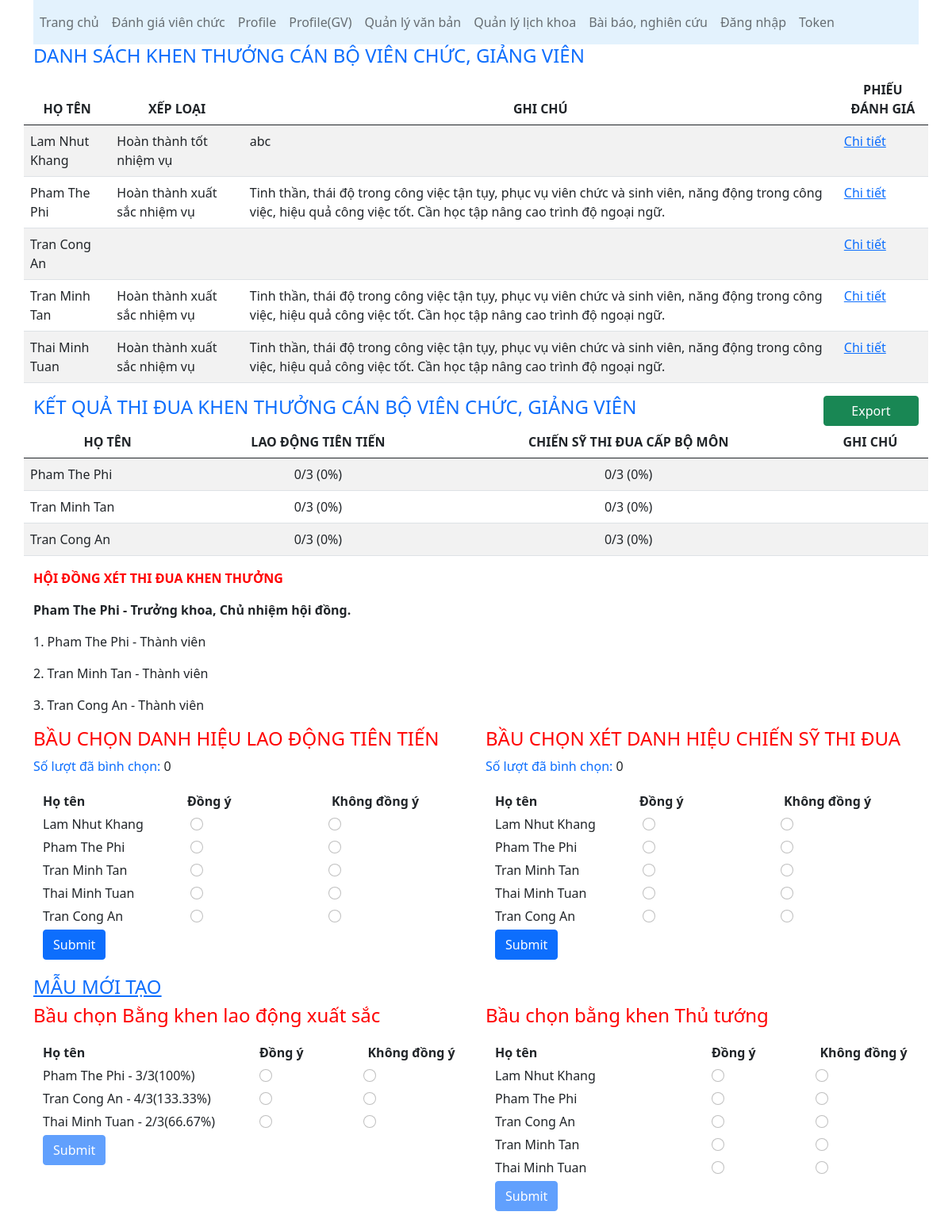
The app's page /thi-dua-khen-thuong/details.php?bomon=cntt with its own data.
### tables this page shows
CREATE TABLE `teacher` (
  `MaCB` varchar(20) NOT NULL,
  `BoMon` varchar(50) NOT NULL,
  `HoTen` varchar(50) NOT NULL,
  `GioiTinh` varchar(50) NOT NULL,
  `NgaySinh` varchar(20) NOT NULL,
  `SoDienThoai` varchar(20) NOT NULL,
  `Email` varchar(50) NOT NULL,
  `DiaChi` varchar(100) NOT NULL,
  `HocVi` varchar(50) NOT NULL,
  `HocVan` varchar(1000) NOT NULL,
  `ChungChi` varchar(1000) NOT NULL,
  `NghienCuu` varchar(1000) NOT NULL,
  `KinhNghiem` varchar(1000) NOT NULL,
  `Permission` int(11) NOT NULL
);

CREATE TABLE `phieudanhgiavc` (
  `idDanhGia` int(11) NOT NULL,
  `idThoiGianDanhGia` int(11) NOT NULL,
  `MaCB` varchar(20) NOT NULL,
  `Permission` int(11) NOT NULL,
  `BoMon` varchar(50) NOT NULL,
  `ChinhTriTuTuong` varchar(1000) NOT NULL,
  `DaoDucLoiSong` varchar(1000) NOT NULL,
  `TacPhongLeLoi` varchar(1000) NOT NULL,
  `YThucToChuc` varchar(1000) NOT NULL,
  `KetQuaThucHien` varchar(1000) NOT NULL,
  `ThaiDoPhucVu` varchar(1000) NOT NULL,
  `KetQuaHoatDong` varchar(1000) NOT NULL,
  `NangLucLanhDao` varchar(1000) NOT NULL,
  `TapHopDoanKet` varchar(1000) NOT NULL,
  `UuKhuyetDiem` varchar(1000) NOT NULL,
  `XepLoai` varchar(50) NOT NULL,
  `NhanXetDanhGiaCapBoMon` varchar(1000) NOT NULL,
  `XepLoaiCapBoMon` varchar(50) NOT NULL,
  `NhanXetDanhGiaCapKhoa` varchar(1000) NOT NULL,
  `XepLoaiCapKhoa` varchar(50) NOT NULL,
  `Created_at` timestamp NOT NULL DEFAULT current_timestamp()
);

CREATE TABLE `thiduakhenthuong` (
  `idThiDua` int(11) NOT NULL,
  `BoMon` varchar(50) NOT NULL,
  `MaCB` varchar(20) NOT NULL,
  `LaoDongTienTien` int(20) NOT NULL,
  `ChienSiThiDuaBoMon` int(20) NOT NULL,
  `ChienSiThiDuaKhoa` int(20) NOT NULL,
  `HoiDongThiDuaBoMon` int(11) NOT NULL,
  `HoiDongThiDua` int(11) NOT NULL,
  `Created_at` timestamp NOT NULL DEFAULT current_timestamp() ON UPDATE current_timestamp()
);

CREATE TABLE `createform` (
  `idForm` int(11) NOT NULL,
  `BoMon` varchar(50) NOT NULL,
  `TenForm` varchar(1000) NOT NULL,
  `ThanhVien` varchar(300) NOT NULL,
  `KetQua` varchar(300) NOT NULL,
  `Active` int(11) NOT NULL,
  `Created_at` timestamp NOT NULL DEFAULT current_timestamp()
);

### thi-dua-khen-thuong/details.php (the view, shortened to what the rows shown need)
<!DOCTYPE html>
<html lang="en">
<head>
    <link href="https://cdn.jsdelivr.net/npm/bootstrap@5.0.2/dist/css/bootstrap.min.css" rel="stylesheet">
</head>
<body>
    <div class="container">
        <?php require "../config/database.php"; ?>
        <?php if (isset($_GET['bomon'])) $bomon = $_GET['bomon']; ?>
        <div class="row">
            <table class="table table-striped">
                <thead style="text-align:center;">
                    <th>HỌ TÊN</th>
                    <th>XẾP LOẠI</th>
                    <th>GHI CHÚ</th>
                    <th>PHIẾU ĐÁNH GIÁ</th>
                </thead>
                <tbody>
                    <?php
                    $sql = "SELECT * FROM teacher where BoMon='$bomon'";
                    $result = mysqli_query($con, $sql);
                    while ($row = mysqli_fetch_array($result)) {
                    ?>
                        <tr>
                            <td><?= $row['HoTen'] ?></td>
                            <td><?php
                                $mscb = $row['MaCB'];
                                $sql0 = "SELECT * FROM phieudanhgiavc where MaCB='$mscb'";
                                $result0 = mysqli_query($con, $sql0);
                                while ($row0 = mysqli_fetch_array($result0)) {
                                    echo $row0['XepLoaiCapKhoa'];
                                }
                                ?></td>
                            <td><?php
                                $sql1 = "SELECT * FROM phieudanhgiavc where MaCB='$mscb'";
                                $result1 = mysqli_query($con, $sql1);
                                while ($row1 = mysqli_fetch_array($result1)) {
                                    echo $row1['UuKhuyetDiem'];
                                }
                                ?></td>
                            <td><a href="http://localhost/joomla/phieu-danh-gia/details.php?idVanBan=<?php $sql2 = "SELECT * FROM phieudanhgiavc where MaCB='$mscb'";
                                                                                                        $result2 = mysqli_query($con, $sql2);
                                                                                                        while ($row2 = mysqli_fetch_array($result2)) {
                                                                                                            echo $row2['idDanhGia'];
                                                                                                        } ?>">Chi tiết</a></td>
                        </tr>
                    <?php } ?>
                </tbody>
            </table>
        </div>
        <div class="row">
            <table id="tableKetQuaThiDua" class="table table-striped">
                <thead style="text-align:center;">
                    <th>HỌ TÊN</th>
                    <th>LAO ĐỘNG TIÊN TIẾN</th>
                    <th>CHIẾN SỸ THI ĐUA CẤP BỘ MÔN</th>
                    <th>GHI CHÚ</th>
                </thead>
                <?php
                $sql = "SELECT * FROM thiduakhenthuong where BoMon='$bomon' and HoiDongThiDuaBoMon > 0";
                $result = mysqli_query($con, $sql);
                $userLength = mysqli_num_rows($result);
                while ($row = mysqli_fetch_array($result)) {
                ?>
                    <tr>
                        <td><?php
                            $mscb = $row['MaCB'];
                            $sql0 = "SELECT * FROM teacher where MaCB='$mscb'";
                            $result0 = mysqli_query($con, $sql0);
                            $row0 = mysqli_fetch_array($result0);
                            echo $row0['HoTen'];
                            ?></td>
                        <td style="text-align:center;"><?php
                                                        $ldtt =  ($row['LaoDongTienTien'] / $userLength) * 100;
                                                        echo $row['LaoDongTienTien'] . "/" . $userLength . " (" . round($ldtt, 2) . "%)";
                                                        ?></td>
                        <td style="text-align:center;"><?php
                                                        $cstdbm =  ($row['ChienSiThiDuaBoMon'] / $userLength) * 100;
                                                        echo $row['ChienSiThiDuaBoMon'] . "/" . $userLength . " (" . round($cstdbm, 2) . "%)";
                                                        ?></td>
                        <td style="text-align:center;"><?php
                                                        ?></td>
                    </tr>
                <?php } ?>
            </table>
        </div>
        <div class="row">
            <div class="col-sm-12">
                <p style="font-weight:700; color: red;">HỘI ĐỒNG XÉT THI ĐUA KHEN THƯỞNG</p>
                <p style="font-weight:700;"><?php
                                            $sqlLeader = "select * from teacher where BoMon = '$bomon'";
                                            $resultLeader = mysqli_query($con, $sqlLeader);
                                            while ($row = mysqli_fetch_array($resultLeader)) {
                                                if ((int)$row['Permission'] === 5) {
                                                    echo $row['HoTen'] . " - Trưởng khoa, Chủ nhiệm hội đồng.<br>";
                                                }
                                            }
                                            ?></p>
                <?php
                $sqlUser = "select * from thiduakhenthuong where BoMon = '$bomon' and HoiDongThiDuaBoMon > 0";
                $resultUser = mysqli_query($con, $sqlUser);
                $i = 1;
                while ($row = mysqli_fetch_array($resultUser)) {
                ?>
                    <p><?php $ms = $row['MaCB'];
                        $sqlMaCB = "SELECT * FROM teacher where MaCB='$ms'";
                        $resultMaCB = mysqli_query($con, $sqlMaCB);
                        while ($row1 = mysqli_fetch_array($resultMaCB)) {
                            echo $i . ". " . $row1['HoTen'] . " - Thành viên";
                        }
                        ?></p>
                <?php $i += 1;
                } ?>
            </div>
        </div>
        <div class="row">
            <div class="col-sm-6">
                <div class="row" style="margin: 20px 0;">
                    <form action="./todoEdit.php" method="post">
                        <?php
                        $sqlUser = "select * from thiduakhenthuong where BoMon = '$bomon'";
                        $resultUser = mysqli_query($con, $sqlUser);
                        $radioI = 0;
                        while ($row = mysqli_fetch_array($resultUser)) {
                        ?>
                            <div class="row" style="margin: 5px 0;">
                                <div style="padding-left:0px;" class="col-sm-4">
                                    <?php $ms = $row['MaCB'];
                                    $sqlMaCB = "SELECT * FROM teacher where MaCB='$ms'";
                                    $resultMaCB = mysqli_query($con, $sqlMaCB);
                                    while ($row1 = mysqli_fetch_array($resultMaCB)) { ?>
                                        <label class="form-check-label" for="flexCheckDefault">
                                            <?php echo $row1['HoTen']; ?>
                                        </label>
                                    <?php }
                                    ?>
                                </div>
                                <div class="col-sm-4">
                                    <input class="form-check-input" type="radio" value="1" name="num<?= $radioI ?>">
                                </div>
                                <div class="col-sm-4">
                                    <input class="form-check-input" type="radio" value="0" name="num<?= $radioI ?>">
                                </div>
                            </div> <?php $radioI += 1;
                                } ?>
                    </form>
                </div>
            </div>
            <div class="col-sm-6">
                <div class="row" style="margin: 20px 0;">
                    <form action="./todoEdit.php" method="post">
                        <?php
                        $sqlUser = "select * from thiduakhenthuong where BoMon = '$bomon'";
                        $resultUser = mysqli_query($con, $sqlUser);
                        $radioX = 0;
                        while ($row = mysqli_fetch_array($resultUser)) {
                        ?>
                            <div class="row" style="margin: 5px 0;">
                                <div style="padding-left:0px;" class="col-sm-4">
                                    <?php $ms = $row['MaCB'];
                                    $sqlMaCB = "SELECT * FROM teacher where MaCB='$ms'";
                                    $resultMaCB = mysqli_query($con, $sqlMaCB);
                                    while ($row1 = mysqli_fetch_array($resultMaCB)) { ?>
                                        <label class="form-check-label" for="flexCheckDefault">
                                            <?php echo $row1['HoTen']; ?>
                                        </label>
                                    <?php }
                                    ?>
                                </div>
                                <div class="col-sm-4">
                                    <input class="form-check-input" type="radio" value="1" name="num<?= $radioX ?>">
                                </div>
                                <div class="col-sm-4">
                                    <input class="form-check-input" type="radio" value="0" name="num<?= $radioX ?>">
                                </div>
                            </div> <?php $radioX += 1;
                                } ?>
                    </form>
                </div>
            </div>
        </div>
        <div class="row">
            <?php
            $sqlNewForm = "SELECT * from createform where BoMon = '$bomon'";
            $resultNewForm = mysqli_query($con, $sqlNewForm);
            while ($rowNew = mysqli_fetch_array($resultNewForm)) { ?>
                <div class="col-sm-6">
                    <h4 style="color: red;"><?= $rowNew['TenForm'] ?></h4>
                    <?php
                    $json = $rowNew['ThanhVien'];
                    $obj = json_decode($json, true);
                    $msNum =  count(json_decode($json));
                    $ketQua = json_decode($rowNew['KetQua']);
                    $arr = $obj;
                    echo '<div class="row" style="margin: 20px 0;">
                    <div style="font-weight:600;" class="col-sm-6">Họ tên</div>
                    <div style="font-weight:600;" class="col-sm-3">Đồng ý</div>
                    <div style="font-weight:600;" class="col-sm-3">Không đồng ý</div>';
                    echo '<form action="./todoEdit.php" method="post">';
                    $radioI = 0;
                    for ($i = 0; $i < $msNum; $i++) {
                        echo '<div class="row" style="margin: 5px 0;">
                        <div style="padding-left:0px;" class="col-sm-6">';
                        $ms = $arr[$i];
                        $sqlMaCB = "SELECT * FROM teacher where MaCB='$ms'";
                        $resultMaCB = mysqli_query($con, $sqlMaCB);
                        while ($row1 = mysqli_fetch_array($resultMaCB)) {
                            echo '<label class="form-check-label" for="flexCheckDefault">';
                            if (count($ketQua) > 0) {
                                echo $row1['HoTen'] . ' - ' . $ketQua[$i] . '/' . $userLength . '(' . round(($ketQua[$i] / $userLength) * 100, 2) . '%)';
                            } else {
                                echo $row1['HoTen'];
                            }
                            echo '</label>';
                        }
                        echo '</div>';
                        echo ' <div class="col-sm-3">';
                        echo ' <input class="form-check-input" type="radio" value="1" name="num' . $radioI . '">';
                        echo ' </div>';
                        echo ' <div class="col-sm-3">';
                        echo ' <input class="form-check-input" type="radio" value="0" name="num' . $radioI . '">';
                        echo ' </div>';
                        echo ' </div>';
                        $radioI += 1;
                    }
                    if ($rowNew['Active'] > 0) {
                        echo '<button class="btn btn-primary" type="submit" name="submitNewForm">Submit</button>';
                    } else {
                        echo '<button class="btn btn-primary" disabled type="submit" name="submitNewForm">Submit</button>';
                    }
                    echo "</form>";
                    echo "</div>";
                    ?>
                </div>
            <?php }
            ?>
        </div>
    </div>
</body>
</html>

### records on screen
teacher: HoTen "Lam Nhut Khang"
phieudanhgiavc: XepLoaiCapKhoa "Hoàn thành tốt nhiệm vụ", UuKhuyetDiem "abc"
teacher: HoTen "Pham The Phi"
phieudanhgiavc: XepLoaiCapKhoa "Hoàn thành xuất sắc nhiệm vụ", UuKhuyetDiem "Tinh thần, thái độ trong công việc tận tụy, phục vụ viên chức và sinh viên, năng động trong công việc, hiệu quả công việc tốt. Cần học tập nâng cao trình độ ngoại ngữ."
teacher: HoTen "Tran Cong An"
teacher: HoTen "Tran Minh Tan"
phieudanhgiavc: XepLoaiCapKhoa "Hoàn thành xuất sắc nhiệm vụ", UuKhuyetDiem "Tinh thần, thái độ trong công việc tận tụy, phục vụ viên chức và sinh viên, năng động trong công việc, hiệu quả công việc tốt. Cần học tập nâng cao trình độ ngoại ngữ."
teacher: HoTen "Thai Minh Tuan"
phieudanhgiavc: XepLoaiCapKhoa "Hoàn thành xuất sắc nhiệm vụ", UuKhuyetDiem "Tinh thần, thái độ trong công việc tận tụy, phục vụ viên chức và sinh viên, năng động trong công việc, hiệu quả công việc tốt. Cần học tập nâng cao trình độ ngoại ngữ."
thiduakhenthuong: MaCB.HoTen "Pham The Phi", LaoDongTienTien "0", ChienSiThiDuaBoMon "0"
thiduakhenthuong: MaCB.HoTen "Tran Minh Tan", LaoDongTienTien "0", ChienSiThiDuaBoMon "0"
thiduakhenthuong: MaCB.HoTen "Tran Cong An", LaoDongTienTien "0", ChienSiThiDuaBoMon "0"
createform: TenForm "Bầu chọn Bằng khen lao động xuất sắc", KetQua "3", ($ketQua[$i]/$userLength)*100 "100", KetQua "4", ($ketQua[$i]/$userLength)*100 "133.33", KetQua "2", ($ketQua[$i]/$userLength)*100 "66.67", Active "Submit"
createform: TenForm "Bầu chọn bằng khen Thủ tướng", Active "Submit"

### other values on screen
$_SESSION['LDTT'] "0"
$_SESSION['CSTD'] "0"
